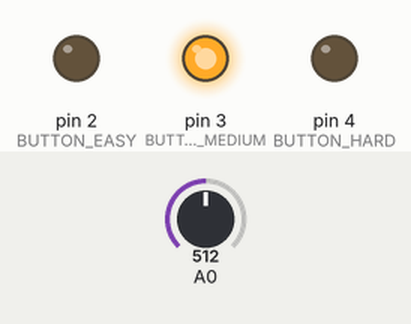
The sketch below on a simulated Arduino Uno, built with avr-gcc and run on an emulated ATmega328P. On the bench: output pins drawn as LEDs (lit = HIGH). The test bench sets the inputs (shaded band); at power-on: A0 = 512. What the sketch prints to the serial monitor is not drawn.

Above: at 1.2 s.
1.3 s: A0 set to 360
4.3 s: A0 set to 333
At 4.8 s:
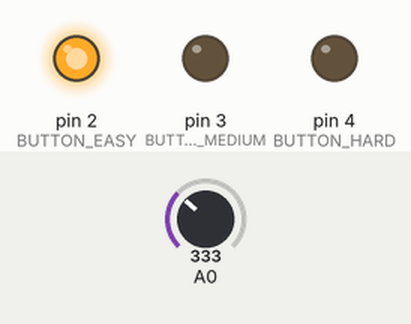
5.8 s: A0 set to 692
At 7.1 s:
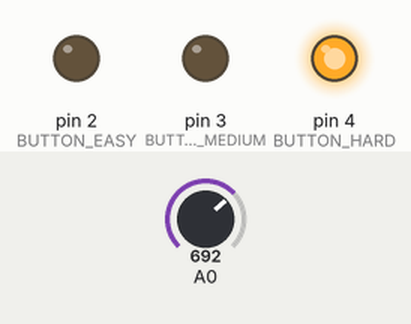
Timing chart, 0 to 8.8 s (numbered marks = the images above; inputs shaded):
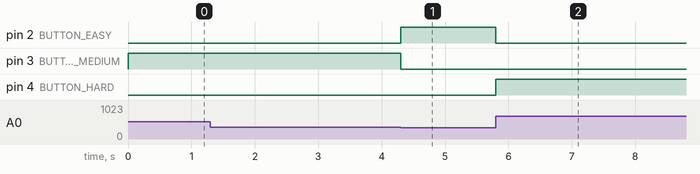

Measured:
- the behaviour switches between 342 and 341 on A0 (found by bisection; images 0 and 1)
- after the input at 1.3 s, every drawn part: stays the same
- after the input at 4.3 s, pin 2 (BUTTON_EASY): LOW → HIGH at once; pin 3 (BUTTON_MEDIUM): HIGH → LOW at once
- after the input at 5.8 s, pin 2 (BUTTON_EASY): HIGH → LOW at once; pin 4 (BUTTON_HARD): LOW → HIGH at once

The sketch:

slave.ino
```cpp
const int BUTTON_EASY = 2;
const int BUTTON_MEDIUM = 3;
const int BUTTON_HARD = 4;
int sensorValue = 0;

void setup() {
  pinMode(BUTTON_EASY, OUTPUT);
  pinMode(BUTTON_MEDIUM, OUTPUT);
  pinMode(BUTTON_HARD, OUTPUT);
  Serial.begin(9800);
}

void loop() {
  sensorValue = analogRead(A0);
  if(sensorValue <= 341){
    digitalWrite(BUTTON_EASY,HIGH);
    digitalWrite(BUTTON_MEDIUM,LOW);
    digitalWrite(BUTTON_HARD,LOW);
    Serial.write(1);
  }
  else if(sensorValue <= 682){
    digitalWrite(BUTTON_EASY,LOW);
    digitalWrite(BUTTON_MEDIUM,HIGH);
    digitalWrite(BUTTON_HARD,LOW);
    Serial.write(2);
  }
  else{
    digitalWrite(BUTTON_EASY,LOW);
    digitalWrite(BUTTON_MEDIUM,LOW);
    digitalWrite(BUTTON_HARD,HIGH);
    Serial.write(3);
  }
}
```
